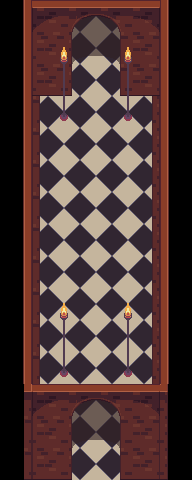

A 2D game scene composited from a Tiled map and its tileset images. What follows is a short description and the map's XML, with every tile layer's data as written:
An orthogonal 6x15 tile map with 32x32 px tiles, 8 tile layers (start, startCenter, exitOutside, exitCenter, ...), 3 tilesets.

<map version="1.4" tiledversion="2020.10.30" orientation="orthogonal" renderorder="right-down" width="6" height="15" tilewidth="32" tileheight="32" infinite="0" nextlayerid="19" nextobjectid="1">
 <editorsettings>
  <export target="entrance.json" format="json" />
 </editorsettings>
 <tileset firstgid="1" name="base_out_atlas" tilewidth="32" tileheight="32" tilecount="1024" columns="32">
  <image source="tiles/base_out_atlas.png" trans="ff00ff" width="1024" height="1024" />
  <tile id="435">
   <properties>
    <property name="collides" type="bool" value="true" />
   </properties>
  </tile>
  <tile id="468">
   <properties>
    <property name="collides" type="bool" value="true" />
   </properties>
  </tile>
  <tile id="500">
   <properties>
    <property name="collides" type="bool" value="true" />
   </properties>
  </tile>
  <tile id="515">
   <properties>
    <property name="collides" type="bool" value="true" />
   </properties>
  </tile>
  <tile id="516">
   <properties>
    <property name="collides" type="bool" value="true" />
   </properties>
  </tile>
  <tile id="517">
   <properties>
    <property name="collides" type="bool" value="true" />
   </properties>
  </tile>
  <tile id="518">
   <properties>
    <property name="collides" type="bool" value="true" />
   </properties>
  </tile>
  <tile id="519">
   <properties>
    <property name="collides" type="bool" value="true" />
   </properties>
  </tile>
  <tile id="547">
   <properties>
    <property name="collides" type="bool" value="true" />
   </properties>
  </tile>
  <tile id="548">
   <properties>
    <property name="collides" type="bool" value="true" />
   </properties>
  </tile>
  <tile id="549">
   <properties>
    <property name="collides" type="bool" value="true" />
   </properties>
  </tile>
  <tile id="550">
   <properties>
    <property name="collides" type="bool" value="true" />
   </properties>
  </tile>
  <tile id="551">
   <properties>
    <property name="collides" type="bool" value="true" />
   </properties>
  </tile>
  <tile id="579">
   <properties>
    <property name="collides" type="bool" value="true" />
   </properties>
  </tile>
  <tile id="580">
   <properties>
    <property name="collides" type="bool" value="true" />
   </properties>
  </tile>
  <tile id="581">
   <properties>
    <property name="collides" type="bool" value="true" />
   </properties>
  </tile>
  <tile id="582">
   <properties>
    <property name="collides" type="bool" value="true" />
   </properties>
  </tile>
  <tile id="583">
   <properties>
    <property name="collides" type="bool" value="true" />
   </properties>
  </tile>
  <tile id="608">
   <properties>
    <property name="collides" type="bool" value="true" />
   </properties>
  </tile>
  <tile id="609">
   <properties>
    <property name="collides" type="bool" value="true" />
   </properties>
  </tile>
  <tile id="610">
   <properties>
    <property name="collides" type="bool" value="true" />
   </properties>
  </tile>
  <tile id="611">
   <properties>
    <property name="collides" type="bool" value="true" />
   </properties>
  </tile>
  <tile id="612">
   <properties>
    <property name="collides" type="bool" value="true" />
   </properties>
  </tile>
  <tile id="613">
   <properties>
    <property name="collides" type="bool" value="true" />
   </properties>
  </tile>
  <tile id="614">
   <properties>
    <property name="collides" type="bool" value="true" />
   </properties>
  </tile>
  <tile id="615">
   <properties>
    <property name="collides" type="bool" value="true" />
   </properties>
  </tile>
  <tile id="641">
   <properties>
    <property name="collides" type="bool" value="true" />
   </properties>
  </tile>
  <tile id="642">
   <properties>
    <property name="collides" type="bool" value="true" />
   </properties>
  </tile>
  <tile id="643">
   <properties>
    <property name="collides" type="bool" value="true" />
   </properties>
  </tile>
  <tile id="644">
   <properties>
    <property name="collides" type="bool" value="true" />
   </properties>
  </tile>
  <tile id="645">
   <properties>
    <property name="collides" type="bool" value="true" />
   </properties>
  </tile>
  <tile id="646">
   <properties>
    <property name="collides" type="bool" value="true" />
   </properties>
  </tile>
  <tile id="647">
   <properties>
    <property name="collides" type="bool" value="true" />
   </properties>
  </tile>
  <tile id="648">
   <properties>
    <property name="collides" type="bool" value="true" />
   </properties>
  </tile>
  <tile id="673">
   <properties>
    <property name="collides" type="bool" value="true" />
   </properties>
  </tile>
  <tile id="674">
   <properties>
    <property name="collides" type="bool" value="true" />
   </properties>
  </tile>
  <tile id="675">
   <properties>
    <property name="collides" type="bool" value="true" />
   </properties>
  </tile>
  <tile id="676">
   <properties>
    <property name="collides" type="bool" value="true" />
   </properties>
  </tile>
  <tile id="677">
   <properties>
    <property name="collides" type="bool" value="true" />
   </properties>
  </tile>
  <tile id="678">
   <properties>
    <property name="collides" type="bool" value="true" />
   </properties>
  </tile>
  <tile id="679">
   <properties>
    <property name="collides" type="bool" value="true" />
   </properties>
  </tile>
  <tile id="680">
   <properties>
    <property name="collides" type="bool" value="true" />
   </properties>
  </tile>
  <tile id="705">
   <properties>
    <property name="collides" type="bool" value="true" />
   </properties>
  </tile>
  <tile id="706">
   <properties>
    <property name="collides" type="bool" value="true" />
   </properties>
  </tile>
  <tile id="707">
   <properties>
    <property name="collides" type="bool" value="true" />
   </properties>
  </tile>
  <tile id="708">
   <properties>
    <property name="collides" type="bool" value="true" />
   </properties>
  </tile>
  <tile id="709">
   <properties>
    <property name="collides" type="bool" value="true" />
   </properties>
  </tile>
  <tile id="710">
   <properties>
    <property name="collides" type="bool" value="true" />
   </properties>
  </tile>
  <tile id="711">
   <properties>
    <property name="collides" type="bool" value="true" />
   </properties>
  </tile>
  <tile id="712">
   <properties>
    <property name="collides" type="bool" value="true" />
   </properties>
  </tile>
  <tile id="737">
   <properties>
    <property name="collides" type="bool" value="true" />
   </properties>
  </tile>
  <tile id="738">
   <properties>
    <property name="collides" type="bool" value="true" />
   </properties>
  </tile>
  <tile id="739">
   <properties>
    <property name="collides" type="bool" value="true" />
   </properties>
  </tile>
  <tile id="740">
   <properties>
    <property name="collides" type="bool" value="true" />
   </properties>
  </tile>
  <tile id="741">
   <properties>
    <property name="collides" type="bool" value="true" />
   </properties>
  </tile>
  <tile id="742">
   <properties>
    <property name="collides" type="bool" value="true" />
   </properties>
  </tile>
  <tile id="743">
   <properties>
    <property name="collides" type="bool" value="true" />
   </properties>
  </tile>
  <tile id="744">
   <properties>
    <property name="collides" type="bool" value="true" />
   </properties>
  </tile>
  <tile id="798">
   <properties>
    <property name="collides" type="bool" value="true" />
   </properties>
  </tile>
  <tile id="799">
   <properties>
    <property name="collides" type="bool" value="true" />
   </properties>
  </tile>
 </tileset>
 <tileset firstgid="1025" name="terrain_atlas" tilewidth="32" tileheight="32" tilecount="1024" columns="32">
  <image source="tiles/terrain_atlas.png" trans="ff00ff" width="1024" height="1024" />
  <tile id="504">
   <properties>
    <property name="collides" type="bool" value="true" />
   </properties>
  </tile>
  <tile id="505">
   <properties>
    <property name="collides" type="bool" value="true" />
   </properties>
  </tile>
  <tile id="506">
   <properties>
    <property name="collides" type="bool" value="true" />
   </properties>
  </tile>
  <tile id="507">
   <properties>
    <property name="collides" type="bool" value="true" />
   </properties>
  </tile>
  <tile id="508">
   <properties>
    <property name="collides" type="bool" value="true" />
   </properties>
  </tile>
  <tile id="509">
   <properties>
    <property name="collides" type="bool" value="true" />
   </properties>
  </tile>
  <tile id="536">
   <properties>
    <property name="collides" type="bool" value="true" />
   </properties>
  </tile>
  <tile id="537">
   <properties>
    <property name="collides" type="bool" value="true" />
   </properties>
  </tile>
  <tile id="538">
   <properties>
    <property name="collides" type="bool" value="true" />
   </properties>
  </tile>
  <tile id="539">
   <properties>
    <property name="collides" type="bool" value="true" />
   </properties>
  </tile>
  <tile id="540">
   <properties>
    <property name="collides" type="bool" value="true" />
   </properties>
  </tile>
  <tile id="541">
   <properties>
    <property name="collides" type="bool" value="true" />
   </properties>
  </tile>
  <tile id="568">
   <properties>
    <property name="collides" type="bool" value="true" />
   </properties>
  </tile>
  <tile id="569">
   <properties>
    <property name="collides" type="bool" value="true" />
   </properties>
  </tile>
  <tile id="570">
   <properties>
    <property name="collides" type="bool" value="true" />
   </properties>
  </tile>
  <tile id="571">
   <properties>
    <property name="collides" type="bool" value="true" />
   </properties>
  </tile>
  <tile id="572">
   <properties>
    <property name="collides" type="bool" value="true" />
   </properties>
  </tile>
  <tile id="573">
   <properties>
    <property name="collides" type="bool" value="true" />
   </properties>
  </tile>
  <tile id="603">
   <properties>
    <property name="collides" type="bool" value="true" />
   </properties>
  </tile>
  <tile id="604">
   <properties>
    <property name="collides" type="bool" value="true" />
   </properties>
  </tile>
  <tile id="605">
   <properties>
    <property name="collides" type="bool" value="true" />
   </properties>
  </tile>
  <tile id="752">
   <properties>
    <property name="collides" type="bool" value="true" />
   </properties>
  </tile>
  <tile id="753">
   <properties>
    <property name="collides" type="bool" value="true" />
   </properties>
  </tile>
  <tile id="754">
   <properties>
    <property name="collides" type="bool" value="true" />
   </properties>
  </tile>
  <tile id="784">
   <properties>
    <property name="collides" type="bool" value="true" />
   </properties>
  </tile>
  <tile id="785">
   <properties>
    <property name="collides" type="bool" value="true" />
   </properties>
  </tile>
  <tile id="786">
   <properties>
    <property name="collides" type="bool" value="true" />
   </properties>
  </tile>
  <tile id="816">
   <properties>
    <property name="collides" type="bool" value="true" />
   </properties>
  </tile>
  <tile id="817">
   <properties>
    <property name="collides" type="bool" value="true" />
   </properties>
  </tile>
  <tile id="818">
   <properties>
    <property name="collides" type="bool" value="true" />
   </properties>
  </tile>
 </tileset>
 <tileset firstgid="2049" name="mapUtilities" tilewidth="32" tileheight="32" tilecount="9" columns="9">
  <image source="tiles/mapUtilities.png" trans="ff00ff" width="288" height="32" />
 </tileset>
 <layer id="10" name="start" width="6" height="15">
  <data encoding="csv">
0,0,0,0,0,0,
0,0,0,0,0,0,
0,0,0,0,0,0,
0,0,0,0,0,0,
0,0,0,0,0,0,
0,0,0,0,0,0,
0,0,0,0,0,0,
0,0,0,0,0,0,
0,0,0,0,0,0,
0,0,0,0,0,0,
0,0,0,0,0,0,
0,0,0,0,0,0,
0,0,2050,2050,0,0,
0,0,0,0,0,0,
0,0,0,0,0,0
</data>
 </layer>
 <layer id="15" name="startCenter" width="6" height="15">
  <properties>
   <property name="startLayer" type="bool" value="true" />
  </properties>
  <data encoding="csv">
0,0,0,0,0,0,
0,0,0,0,0,0,
0,0,2050,2050,0,0,
0,0,0,0,0,0,
0,0,0,0,0,0,
0,0,0,0,0,0,
0,0,0,0,0,0,
0,0,0,0,0,0,
0,0,0,0,0,0,
0,0,0,0,0,0,
0,0,0,0,0,0,
0,0,0,0,0,0,
0,0,0,0,0,0,
0,0,0,0,0,0,
0,0,0,0,0,0
</data>
 </layer>
 <layer id="12" name="exitOutside" width="6" height="15">
  <properties>
   <property name="exitSceneUrl" value="map.json#startOutside" />
  </properties>
  <data encoding="csv">
0,0,0,0,0,0,
0,0,0,0,0,0,
0,0,0,0,0,0,
0,0,0,0,0,0,
0,0,0,0,0,0,
0,0,0,0,0,0,
0,0,0,0,0,0,
0,0,0,0,0,0,
0,0,0,0,0,0,
0,0,0,0,0,0,
0,0,0,0,0,0,
0,0,0,0,0,0,
0,0,0,0,0,0,
0,0,2049,2049,0,0,
0,0,2049,2049,0,0
</data>
 </layer>
 <layer id="14" name="exitCenter" width="6" height="15">
  <properties>
   <property name="exitSceneUrl" value="central.json" />
  </properties>
  <data encoding="csv">
0,0,2049,2049,0,0,
0,0,2049,2049,0,0,
0,0,0,0,0,0,
0,0,0,0,0,0,
0,0,0,0,0,0,
0,0,0,0,0,0,
0,0,0,0,0,0,
0,0,0,0,0,0,
0,0,0,0,0,0,
0,0,0,0,0,0,
0,0,0,0,0,0,
0,0,0,0,0,0,
0,0,0,0,0,0,
0,0,0,0,0,0,
0,0,0,0,0,0
</data>
 </layer>
 <layer id="5" name="floor" width="6" height="15">
  <data encoding="csv">
1149,1149,1749,1749,1149,1149,
1149,1149,1749,1749,1149,1149,
1149,1149,1749,1749,1149,1149,
1149,1749,1749,1749,1749,1149,
1149,1749,1749,1749,1749,1149,
1149,1749,1749,1749,1749,1149,
1149,1749,1749,1749,1749,1149,
1149,1749,1749,1749,1749,1149,
1149,1749,1749,1749,1749,1149,
1149,1749,1749,1749,1749,1149,
1149,1749,1749,1749,1749,1149,
1149,1749,1749,1749,1749,1149,
1149,1149,1749,1749,1149,1149,
1149,1149,1749,1749,1149,1149,
1149,1149,1749,1749,1149,1149
</data>
 </layer>
 <layer id="6" name="walls" width="6" height="15">
  <data encoding="csv">
2684355170,513,0,0,515,1610613346,
2684355170,545,0,0,547,1610613346,
2684355170,577,0,0,579,1610613346,
2684355170,710,0,0,711,1610613346,
2684355170,710,0,0,711,1610613346,
2684355170,710,0,0,711,1610613346,
2684355170,710,0,0,711,1610613346,
2684355170,710,0,0,711,1610613346,
2684355170,710,0,0,711,1610613346,
2684355170,710,0,0,711,1610613346,
2684355170,710,0,0,711,1610613346,
2684355170,710,0,0,711,1610613346,
677,513,0,0,515,549,
709,545,0,0,547,581,
741,577,0,0,579,613
</data>
 </layer>
 <objectgroup id="9" name="floorLayer" />
 <layer id="17" name="above" width="6" height="15">
  <data encoding="csv">
0,0,521,522,0,0,
0,0,553,554,0,0,
0,0,585,586,0,0,
0,0,0,0,0,0,
0,0,0,0,0,0,
0,0,0,0,0,0,
0,0,0,0,0,0,
0,0,0,0,0,0,
0,0,0,0,0,0,
0,0,0,0,0,0,
0,0,0,0,0,0,
0,0,0,0,0,0,
0,0,521,522,0,0,
0,0,553,554,0,0,
0,0,585,586,0,0
</data>
 </layer>
 <layer id="16" name="torches" width="6" height="15">
  <data encoding="csv">
0,0,0,0,0,0,
0,735,736,735,736,0,
0,767,768,767,768,0,
0,799,800,799,800,0,
0,0,0,0,0,0,
0,0,0,0,0,0,
0,0,0,0,0,0,
0,0,0,0,0,0,
0,0,0,0,0,0,
0,735,736,735,736,0,
0,767,768,767,768,0,
0,799,800,799,800,0,
0,0,0,0,0,0,
0,0,0,0,0,0,
0,0,0,0,0,0
</data>
 </layer>
</map>
